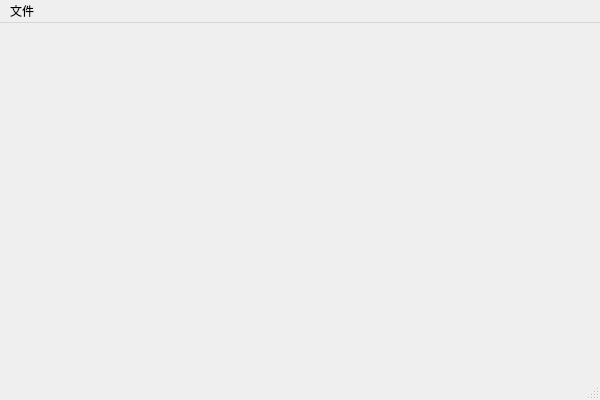
<?xml version="1.0" encoding="UTF-8"?>
<ui version="4.0">
 <class>MainWindow</class>
 <widget class="QMainWindow" name="MainWindow">
  <property name="geometry">
   <rect>
    <x>0</x>
    <y>0</y>
    <width>600</width>
    <height>400</height>
   </rect>
  </property>
  <property name="windowTitle">
   <string>MainWindow</string>
  </property>
  <widget class="QWidget" name="centralwidget"/>
  <widget class="QMenuBar" name="menubar">
   <property name="geometry">
    <rect>
     <x>0</x>
     <y>0</y>
     <width>600</width>
     <height>28</height>
    </rect>
   </property>
   <widget class="QMenu" name="menu">
    <property name="title">
     <string>文件</string>
    </property>
    <addaction name="action"/>
    <addaction name="action_2"/>
   </widget>
   <addaction name="menu"/>
  </widget>
  <widget class="QStatusBar" name="statusbar"/>
  <action name="action">
   <property name="text">
    <string>重新载入数据文件</string>
   </property>
   <property name="shortcut">
    <string>Ctrl+O</string>
   </property>
  </action>
  <action name="action_2">
   <property name="text">
    <string>保存数据文件</string>
   </property>
   <property name="shortcut">
    <string>Ctrl+S</string>
   </property>
  </action>
 </widget>
 <resources/>
 <connections/>
</ui>
